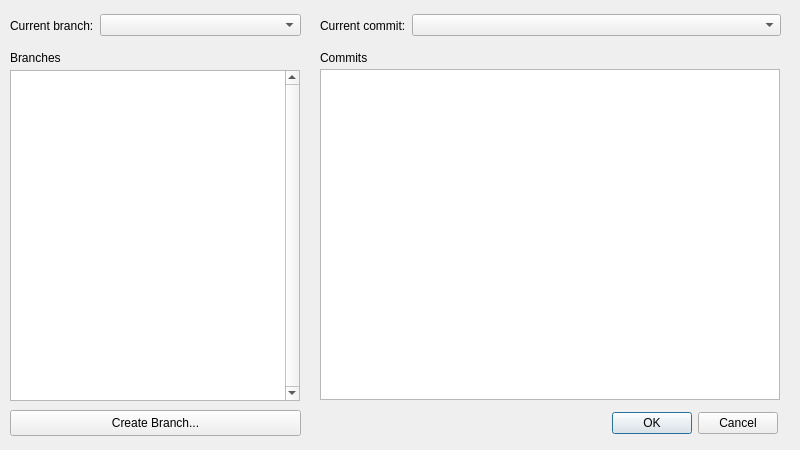
<?xml version="1.0" encoding="UTF-8"?>
<ui version="4.0">
 <class>Dialog</class>
 <widget class="QDialog" name="Dialog">
  <property name="geometry">
   <rect>
    <x>0</x>
    <y>0</y>
    <width>800</width>
    <height>450</height>
   </rect>
  </property>
  <property name="windowTitle">
   <string>Version Manager</string>
  </property>
  <widget class="QTableView" name="table_view">
   <property name="geometry">
    <rect>
     <x>320</x>
     <y>69</y>
     <width>460</width>
     <height>331</height>
    </rect>
   </property>
  </widget>
  <widget class="QTreeView" name="tree_view">
   <property name="geometry">
    <rect>
     <x>10</x>
     <y>70</y>
     <width>290</width>
     <height>331</height>
    </rect>
   </property>
   <property name="verticalScrollBarPolicy">
    <enum>Qt::ScrollBarPolicy::ScrollBarAlwaysOn</enum>
   </property>
   <property name="selectionBehavior">
    <enum>QAbstractItemView::SelectionBehavior::SelectItems</enum>
   </property>
  </widget>
  <widget class="QLabel" name="label_branches">
   <property name="geometry">
    <rect>
     <x>10</x>
     <y>50</y>
     <width>60</width>
     <height>16</height>
    </rect>
   </property>
   <property name="sizePolicy">
    <sizepolicy hsizetype="Preferred" vsizetype="Preferred">
     <horstretch>0</horstretch>
     <verstretch>0</verstretch>
    </sizepolicy>
   </property>
   <property name="text">
    <string>Branches</string>
   </property>
  </widget>
  <widget class="QPushButton" name="button_create_branch">
   <property name="geometry">
    <rect>
     <x>10</x>
     <y>410</y>
     <width>291</width>
     <height>26</height>
    </rect>
   </property>
   <property name="text">
    <string>Create Branch...</string>
   </property>
  </widget>
  <widget class="QDialogButtonBox" name="dialog_button_box">
   <property name="geometry">
    <rect>
     <x>610</x>
     <y>410</y>
     <width>168</width>
     <height>26</height>
    </rect>
   </property>
   <property name="sizePolicy">
    <sizepolicy hsizetype="Expanding" vsizetype="Fixed">
     <horstretch>0</horstretch>
     <verstretch>0</verstretch>
    </sizepolicy>
   </property>
   <property name="standardButtons">
    <set>QDialogButtonBox::StandardButton::Cancel|QDialogButtonBox::StandardButton::Ok</set>
   </property>
   <property name="centerButtons">
    <bool>false</bool>
   </property>
  </widget>
  <widget class="QLabel" name="label_commits">
   <property name="geometry">
    <rect>
     <x>320</x>
     <y>50</y>
     <width>60</width>
     <height>16</height>
    </rect>
   </property>
   <property name="sizePolicy">
    <sizepolicy hsizetype="Preferred" vsizetype="Preferred">
     <horstretch>0</horstretch>
     <verstretch>0</verstretch>
    </sizepolicy>
   </property>
   <property name="text">
    <string>Commits</string>
   </property>
  </widget>
  <widget class="QWidget" name="horizontalLayoutWidget">
   <property name="geometry">
    <rect>
     <x>10</x>
     <y>10</y>
     <width>291</width>
     <height>31</height>
    </rect>
   </property>
   <layout class="QHBoxLayout" name="horizontal_layout_branch">
    <item>
     <widget class="QLabel" name="label_current_branch">
      <property name="sizePolicy">
       <sizepolicy hsizetype="Minimum" vsizetype="Preferred">
        <horstretch>0</horstretch>
        <verstretch>0</verstretch>
       </sizepolicy>
      </property>
      <property name="text">
       <string>Current branch:</string>
      </property>
     </widget>
    </item>
    <item>
     <widget class="QComboBox" name="combo_box_branch">
      <property name="sizePolicy">
       <sizepolicy hsizetype="Expanding" vsizetype="Fixed">
        <horstretch>0</horstretch>
        <verstretch>0</verstretch>
       </sizepolicy>
      </property>
     </widget>
    </item>
   </layout>
  </widget>
  <widget class="QWidget" name="horizontalLayoutWidget_2">
   <property name="geometry">
    <rect>
     <x>320</x>
     <y>10</y>
     <width>461</width>
     <height>31</height>
    </rect>
   </property>
   <layout class="QHBoxLayout" name="horizontal_layout_commit">
    <item>
     <widget class="QLabel" name="label_current_commit">
      <property name="sizePolicy">
       <sizepolicy hsizetype="Minimum" vsizetype="Preferred">
        <horstretch>0</horstretch>
        <verstretch>0</verstretch>
       </sizepolicy>
      </property>
      <property name="text">
       <string>Current commit:</string>
      </property>
     </widget>
    </item>
    <item>
     <widget class="QComboBox" name="combo_box_commit">
      <property name="sizePolicy">
       <sizepolicy hsizetype="Expanding" vsizetype="Fixed">
        <horstretch>0</horstretch>
        <verstretch>0</verstretch>
       </sizepolicy>
      </property>
     </widget>
    </item>
   </layout>
  </widget>
 </widget>
 <resources/>
 <connections/>
</ui>
